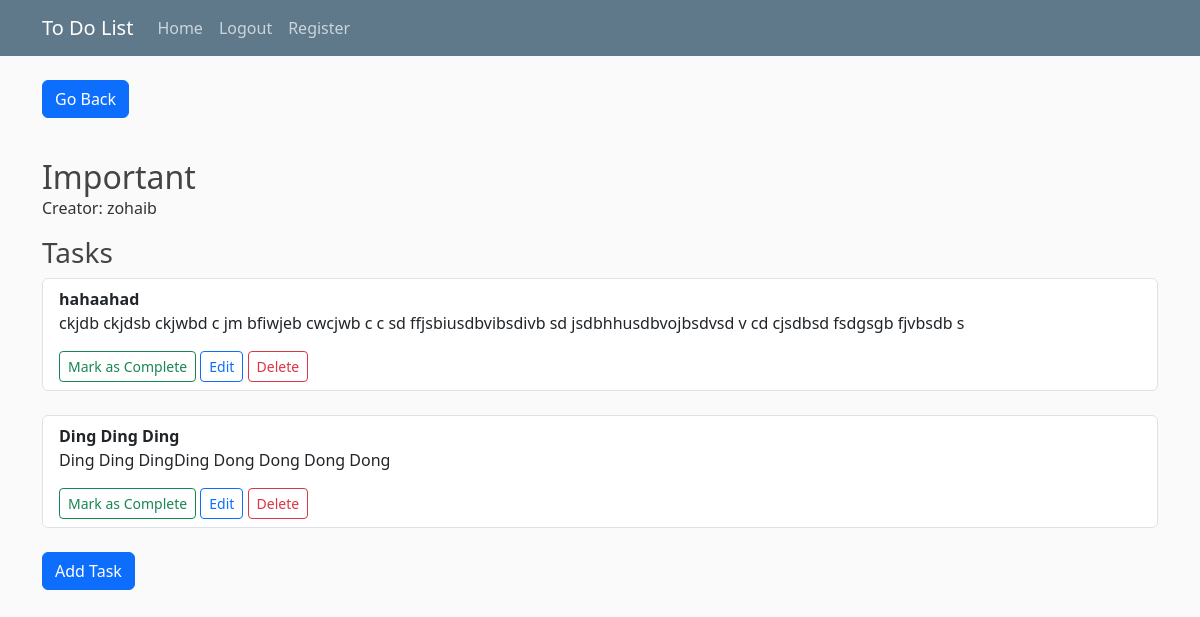
/2/ (signed in), run on the app's committed database.
### todoapp/models.py (models this page shows, shortened)
class List(models.Model):
    name = models.CharField(max_length=200)
    date_created = models.DateField(auto_now_add=True)
    complete = models.BooleanField(default=False)
    creator = models.ForeignKey(User, on_delete=models.CASCADE)

class Task(models.Model):
    title = models.CharField(max_length=500)
    objective = models.TextField()
    done = models.BooleanField(default=False)
    list = models.ForeignKey(List, on_delete=models.CASCADE)

### todoapp/views.py (the view)
# urls.py: path('<str:pk>/', getTasks, name='tasks'),
@login_required
def getTasks(request, pk):
    my_list = List.objects.get(id=pk)
    if my_list.creator == request.user:
        tasks = my_list.task_set.all()
        return render(request, 'detailed-list.html', context={'list': my_list, "tasks": tasks})
    else:
        return redirect('warning')

### todoapp/templates/detailed-list.html
{% extends 'main.html' %}
{% block content %}
{% if request.user == list.creator %}
<a href="{% url 'homepage' %}" class="btn btn-primary" style="margin-bottom:40px;">Go Back</a>
<h2 class="mb-0">{{ list.name }}</h2>
<p>Creator: {{ list.creator }}</p>
<h3>Tasks</h3>
{% for task in tasks %}
<ul class="list-group mb-4">
        <li class="list-group-item  justify-content-between align-items-center">
            <b>{{ task.title }}</b>
            <p>{{ task.objective }}</p>
            <span>
                {% if task.done %}
                   <b><span class="badge badge-success" style="color:#4BB543;">Done</span></b>
                {% else %}
                    <a href="{% url 'mark-as-complete-task' task.id %}" class="btn btn-sm btn-outline-success">Mark as Complete</a>
                {% endif %}
                <a href="{% url 'update-task' task.id %}" class="btn btn-sm btn-outline-primary">Edit</a>
                <a href="{% url 'delete-task' task.id %}" class="btn btn-sm btn-outline-danger">Delete</a>
            </span>
        </li>
</ul>
{% endfor %}
{% endif %}
<a href="{% url 'new-task' list.id %}" class="btn btn-primary">Add Task</a>
{% endblock %}

### static/styles/main.css (style rules this page uses)
body { background: #fafafa; color: #333333; margin-top: 5rem; }
h1, h2, h3, h4, h5, h6 { color: #444444; }
ul { margin: 0; }

### data on the page
List: name "Important", creator "zohaib"
Task: title "hahaahad", objective "ckjdb ckjdsb ckjwbd c jm bfiwjeb cwcjwb c c sd ffjsbiusdbvibsdivb sd jsdbhhusdbvojbsdvsd v cd cjsdbsd fsdgsgb fjvbsdb s", done "Mark as Complete"
Task: title "Ding Ding Ding", objective "Ding Ding DingDing Dong Dong Dong Dong", done "Mark as Complete"
